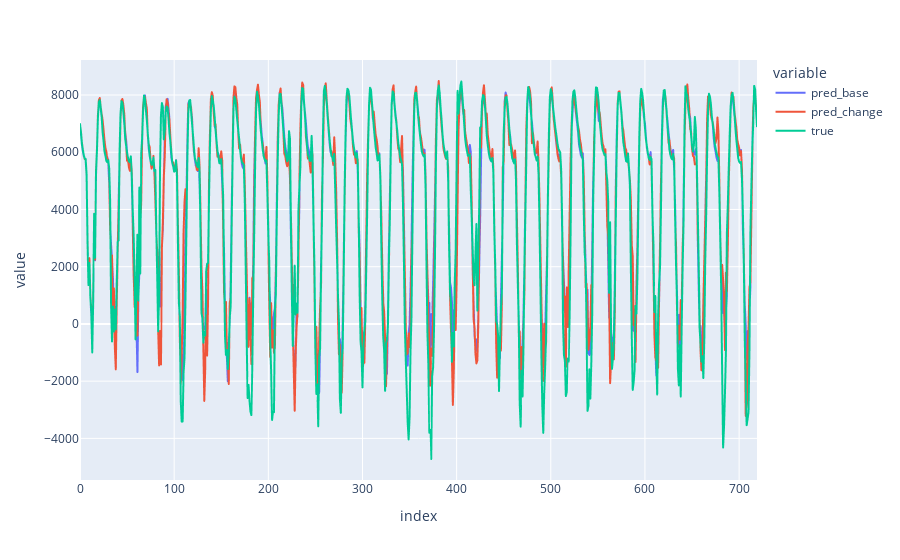

Notebook source saved alongside this figure:
### Code cell
base_lightgbm_model = MultiOutputRegressor(LGBMRegressor(verbose=-1))
change_lightgbm_model = MultiOutputRegressor(LGBMRegressor(verbose=-1))

base_lightgbm_model.fit(X_train, y_train)
change_lightgbm_model.fit(X_train, y_train_change)

y_pred = base_lightgbm_model.predict(X_test)
y_pred_change = change_lightgbm_model.predict(X_test)
y_pred_change_transformed = y_pred_change + prev_day_load_test


# y_true = pd.DataFrame(y_test.values.flatten(), columns=['true'])

# y_pred = pd.DataFrame(y_pred.flatten(), columns=['pred'])

y_pred_df, y_pred_change_transformed_df, y_test_df = pd.Series(y_pred.flatten()), pd.Series(y_pred_change_transformed.flatten()), pd.Series(y_test.values.flatten())

results = pd.concat([y_pred_df, y_pred_change_transformed_df, y_test_df], axis=1)
results.columns = ['pred_base', 'pred_change', 'true']
px.line(results)

### Figure 1 — Plotly figure (JSON) as saved in the notebook; plotly's stock layout.template omitted (floating-point values rounded to 4 significant figures; data arrays with more than 128 entries replaced by an {"elided": "..."} marker saying what was removed)
{"data": [{"hovertemplate": "variable=pred_base<br>index=%{x}<br>value=%{y}<extra></extra>", "legendgroup": "pred_base", "line": {"color": "#636efa", "dash": "solid"}, "marker": {"symbol": "circle"}, "mode": "lines", "name": "pred_base", "showlegend": true, "type": "scattergl", "x": {"elided": "720 int values"}, "xaxis": "x", "y": {"elided": "720 float values"}, "yaxis": "y"}, {"hovertemplate": "variable=pred_change<br>index=%{x}<br>value=%{y}<extra></extra>", "legendgroup": "pred_change", "line": {"color": "#EF553B", "dash": "solid"}, "marker": {"symbol": "circle"}, "mode": "lines", "name": "pred_change", "showlegend": true, "type": "scattergl", "x": {"elided": "720 int values"}, "xaxis": "x", "y": {"elided": "720 float values"}, "yaxis": "y"}, {"hovertemplate": "variable=true<br>index=%{x}<br>value=%{y}<extra></extra>", "legendgroup": "true", "line": {"color": "#00cc96", "dash": "solid"}, "marker": {"symbol": "circle"}, "mode": "lines", "name": "true", "showlegend": true, "type": "scattergl", "x": {"elided": "720 int values"}, "xaxis": "x", "y": {"elided": "720 float values"}, "yaxis": "y"}], "layout": {"legend": {"title": {"text": "variable"}, "tracegroupgap": 0}, "margin": {"t": 60}, "xaxis": {"anchor": "y", "domain": [0, 1], "title": {"text": "index"}}, "yaxis": {"anchor": "x", "domain": [0, 1], "title": {"text": "value"}}}}
